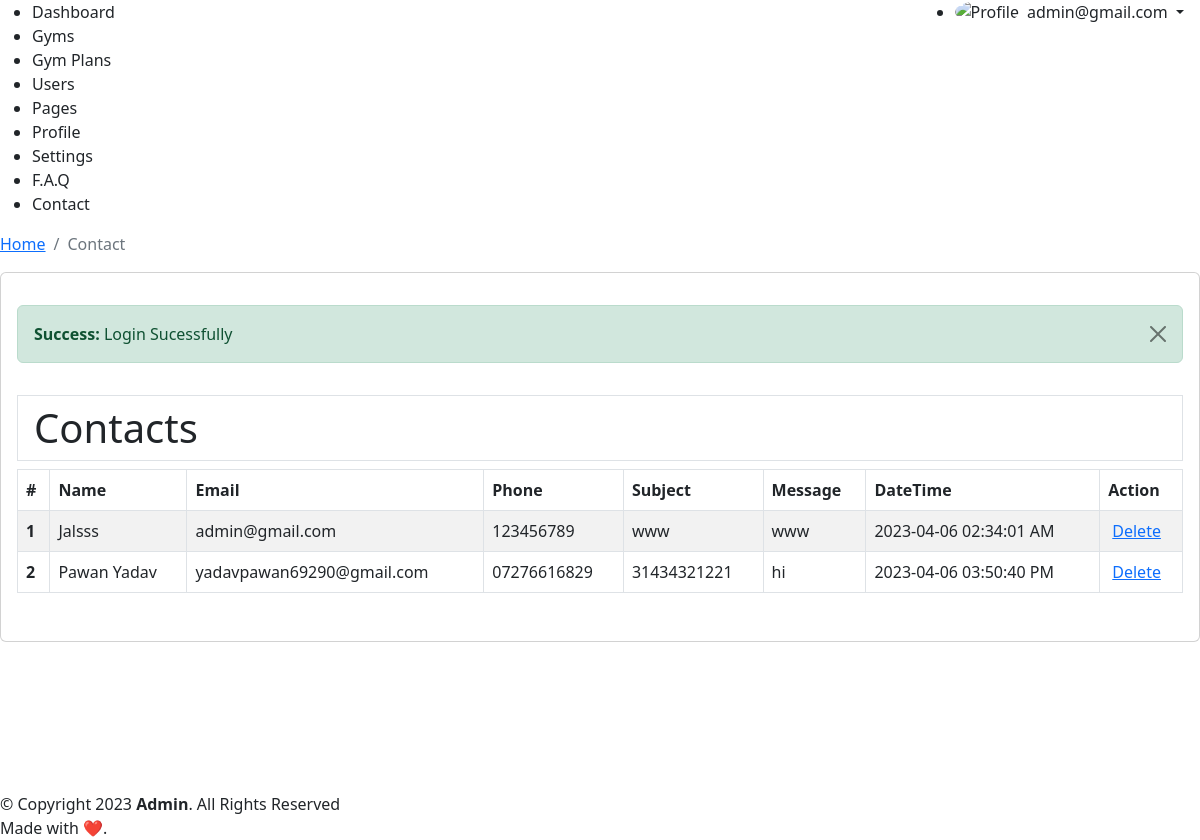
The page /admin/contact.php (signed in) on the database its author committed.
### tables this page shows
CREATE TABLE `tbl_contact` (
  `id` int(11) NOT NULL,
  `name` varchar(255) NOT NULL,
  `email` varchar(255) NOT NULL,
  `subject` varchar(255) NOT NULL,
  `phone` varchar(255) NOT NULL,
  `message` text NOT NULL,
  `date` varchar(255) NOT NULL
);

### admin/contact.php (the view, shortened to what this page needs)
<?php require_once (dirname(__DIR__)) . "/config/conn.php"; ?>
<?php
$sql = "SELECT * FROM tbl_contact";
$result = $conn -> query($sql);
$rows = $result -> fetch_all(MYSQLI_ASSOC);
?>
<?php
require_once __DIR__ . "/include/layout-start.php";
?>
<div class="py-3">
<div class="table-responsive">
    <h1 class="py-2 px-3 border border-1">Contacts</h1>
    <table class="table table-bordered  table-striped">
        <thead>
            <tr>
                <th scope="col">#</th>
                <th scope="col">Name</th>
                <th scope="col">Email</th>
                <th scope="col">Phone</th>
                <th scope="col">Subject</th>
                <th scope="col">Message</th>
                <th scope="col">DateTime</th>
                <th scope="col">Action</th>
            </tr>
        </thead>
        <tbody>
            <?php
            $sl = 0;
            foreach ($rows as $key => $value) {
                $sl++;
            ?>
                <tr>
                    <th scope="row"><?=$sl?></th>
                    <td><?=$value['name']?></td>
                    <td><?=$value['email']?></td>
                    <td><?=$value['phone']?></td>
                    <td><?=$value['subject']?></td>
                    <td><?=$value['message']?></td>
                    <td><?=$value['date']?></td>
                    <td>
                        <a class="ms-1"
                            href="<?=ADMIN_URL?>contact.php?did=<?=$value['id']?>"
                            onclick="return confirm('Are you sure?')">
                            Delete
                        </a>
                    </td>
                </tr>
            <?php } ?>
        </tbody>
    </table>
</div>
</div>
<?php require_once __DIR__ . "/include/layout-end.php"; ?>

### rows shown on the page
tbl_contact: name "Jalsss", email "admin@gmail.com", phone "123456789", subject "www", message "www", date "2023-04-06 02:34:01 AM"
tbl_contact: name "Pawan Yadav", email "yadavpawan69290@gmail.com", phone "07276616829", subject "31434321221", message "hi", date "2023-04-06 03:50:40 PM"

### other values the page prints
$_SESSION['email'] "admin@gmail.com"
$title "Contact"
$_SESSION['sucmsg'] "Login Sucessfully"
